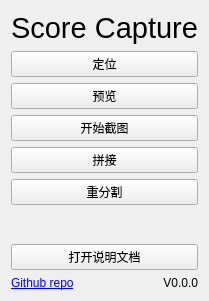
<?xml version="1.0" encoding="UTF-8"?>
<ui version="4.0">
 <class>SideBar</class>
 <widget class="QWidget" name="SideBar">
  <property name="geometry">
   <rect>
    <x>0</x>
    <y>0</y>
    <width>168</width>
    <height>0</height>
   </rect>
  </property>
  <property name="windowTitle">
   <string>Form</string>
  </property>
  <layout class="QVBoxLayout" name="verticalLayout">
   <item>
    <widget class="QLabel" name="label_logo">
     <property name="font">
      <font>
       <pointsize>22</pointsize>
      </font>
     </property>
     <property name="text">
      <string>Score Capture</string>
     </property>
     <property name="alignment">
      <set>Qt::AlignmentFlag::AlignCenter</set>
     </property>
     <property name="wordWrap">
      <bool>true</bool>
     </property>
    </widget>
   </item>
   <item>
    <widget class="QPushButton" name="pushButton_locate">
     <property name="text">
      <string>定位</string>
     </property>
    </widget>
   </item>
   <item>
    <widget class="QPushButton" name="pushButton_preview">
     <property name="text">
      <string>预览</string>
     </property>
    </widget>
   </item>
   <item>
    <widget class="QPushButton" name="pushButton_capture">
     <property name="text">
      <string>开始截图</string>
     </property>
    </widget>
   </item>
   <item>
    <widget class="QPushButton" name="pushButton_stitch">
     <property name="text">
      <string>拼接</string>
     </property>
    </widget>
   </item>
   <item>
    <widget class="QPushButton" name="pushButton_reclip">
     <property name="text">
      <string>重分割</string>
     </property>
    </widget>
   </item>
   <item>
    <spacer name="verticalSpacer">
     <property name="orientation">
      <enum>Qt::Orientation::Vertical</enum>
     </property>
     <property name="sizeHint" stdset="0">
      <size>
       <width>20</width>
       <height>33</height>
      </size>
     </property>
    </spacer>
   </item>
   <item>
    <widget class="QPushButton" name="pushButton_instruction">
     <property name="text">
      <string>打开说明文档</string>
     </property>
    </widget>
   </item>
   <item>
    <layout class="QGridLayout" name="gridLayout_bottom">
     <item row="0" column="0">
      <widget class="QLabel" name="label_repo">
       <property name="text">
        <string>&lt;a href='https://github.com/Carrot-shreds/score_capture'&gt;Github repo&lt;/a&gt;</string>
       </property>
       <property name="alignment">
        <set>Qt::AlignmentFlag::AlignLeading|Qt::AlignmentFlag::AlignLeft|Qt::AlignmentFlag::AlignVCenter</set>
       </property>
       <property name="wordWrap">
        <bool>false</bool>
       </property>
       <property name="textInteractionFlags">
        <set>Qt::TextInteractionFlag::LinksAccessibleByMouse|Qt::TextInteractionFlag::TextSelectableByMouse</set>
       </property>
      </widget>
     </item>
     <item row="0" column="2">
      <widget class="QLabel" name="label_version">
       <property name="text">
        <string>V0.0.0</string>
       </property>
       <property name="alignment">
        <set>Qt::AlignmentFlag::AlignRight|Qt::AlignmentFlag::AlignTrailing|Qt::AlignmentFlag::AlignVCenter</set>
       </property>
       <property name="textInteractionFlags">
        <set>Qt::TextInteractionFlag::LinksAccessibleByMouse|Qt::TextInteractionFlag::TextSelectableByMouse</set>
       </property>
      </widget>
     </item>
    </layout>
   </item>
  </layout>
 </widget>
 <resources/>
 <connections/>
</ui>
